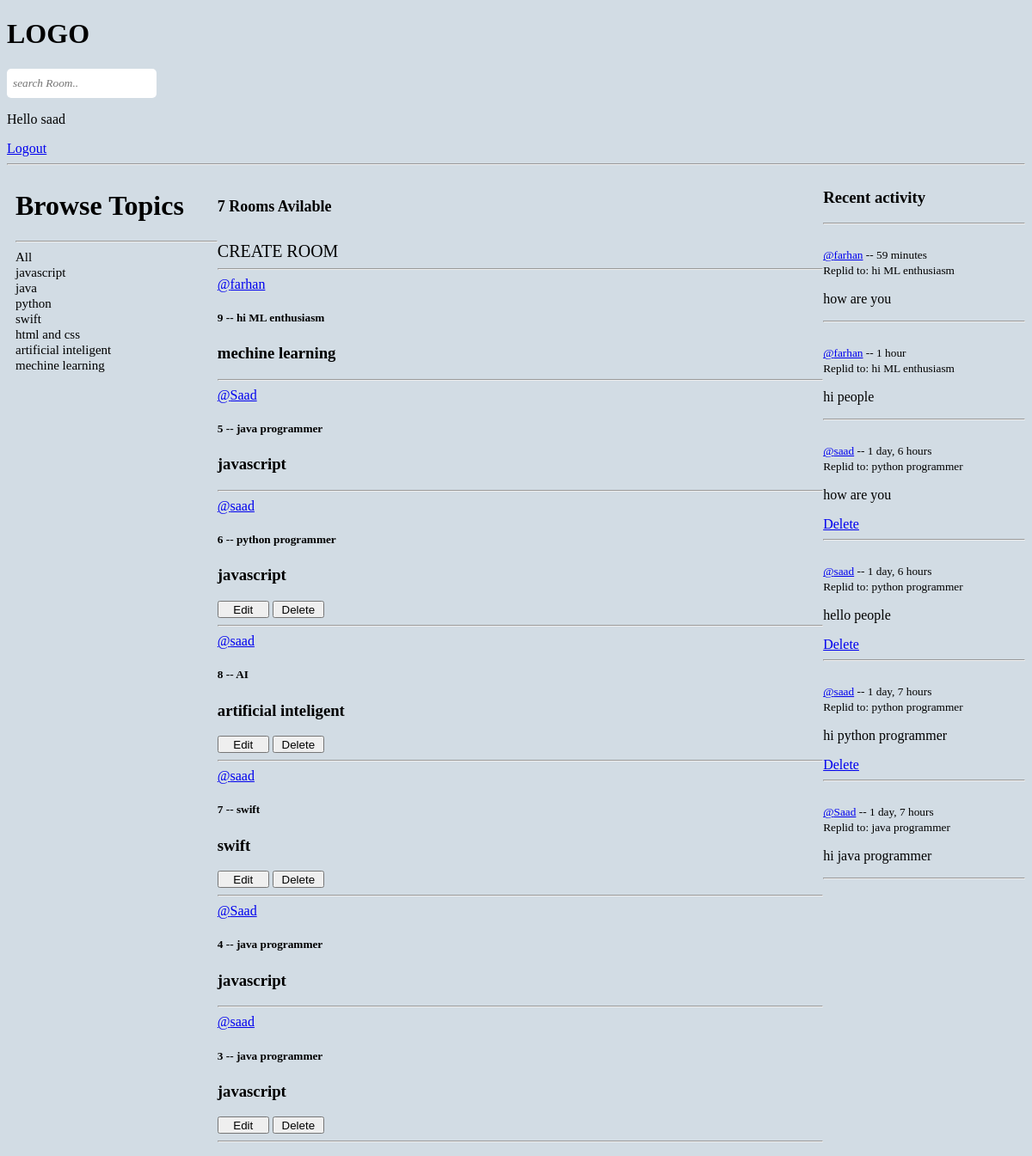
The app's page / (signed in) with its own data.
### user/models.py (models this page shows)
class Topic (models.Model):
    name=models.CharField(max_length=200)
    def __str__(self):
        return self.name

class Room (models.Model):
    host =models.ForeignKey(User, on_delete=models.SET_NULL, null=True)
    topic =models.ForeignKey(Topic, on_delete=models.SET_NULL, null=True)
    name =models.CharField(max_length=200)
    description=models.TextField(null=True, blank=True)
    participants =models.ManyToManyField(
        User, related_name='participants', blank=True)
    updated=models.DateTimeField(auto_now=True)
    created=models.DateTimeField(auto_now_add=True)
    class Meta:
        ordering=['-updated','-created'] #
    def __str__(self) :
        return self.name

class Message (models.Model):
    user =models.ForeignKey(User, on_delete=models.CASCADE)
    room =models.ForeignKey(Room, on_delete=models.CASCADE)
    body =models.TextField(default='Default message')
    updated=models.DateTimeField(auto_now=True)
    created =models.DateTimeField(auto_now_add=True)
    class Meta:
        ordering=['-updated','-created']
    def __str__(self):
        return self.body[0:50]

### user/views.py (the view)
# urls.py: 2. Add a URL to urlpatterns:  path('', views.home, name='home')
def home(request):
    q=request.GET.get('q') if request.GET.get('q') != None else '' # always home page have data
    rooms =Room.objects.filter(
    Q(topic__name__icontains=q) | Q(name__icontains=q) | Q(description__icontains=q))# data filter kora holo and icontains through if you write half word django give you data
    topics= Topic.objects.all()
    room_count =rooms.count()
    room_messages =Message.objects.filter(Q(room__topic__name__icontains=q)) # filter room message by room topic
    context={'rooms':rooms , 'topics':topics, "room_count":room_count, 'room_messages':room_messages}
    return render(request, 'base/home.html', context)

### templates/base/home.html (shortened to what this page needs)
 {% extends "base/main.html" %}
 {% block content %}
<div class="home-container">
    <div>
       {% include 'base/topic_component.html' %}
    </div>
    <div >
        <h5 class="room-count-style">{{room_count}} Rooms Avilable</h5>
        <a class="create-room-style" href="{% url 'room-form' %}"> CREATE ROOM</a>
        <hr>
        {% include 'base/feed_component.html'%}
    </div>
    <div>
         {% include "base/activity_component.html" %}
    </div>
</div>
 {% endblock content %}

### templates/base/navbar.html (shortened to what this page needs)
<a class="logo-style" href="/"><h1>LOGO</h5></a>
<form method ="GET" action="{% url 'home' %}">
    <input class="search-button" type="text" name="q" placeholder="search Room.. "/>
</form>
<p>Hello {{request.user}}</p>
{% if request.user.is_authenticated %}
<a href="{% url 'logout' %}">Logout</a>
{% else %}
<a href="{% url 'login' %}">Login</a>
{% endif %}
<hr>

### templates/base/topic_component.html
<h1> Browse Topics</h1>
<hr>
<div>
    <a class="topic-style" href="{% url 'home' %}">All</a>
</div>
 {% for topic in topics %}
    <div>
        <a class="topic-style" href ="{% url 'home' %}?q={{topic.name}}">{{topic.name}}</a>
    </div>
 {% endfor %}

### templates/base/feed_component.html (shortened to what this page needs)
{%for room in rooms%}
<div>
    <a href="{% url 'user-profile' room.host.id %}">@{{room.host.username}}</a>
    <h5>
    {{room.id}} --<a class="room-name-style" href="{% url 'room' room.id %}"> {{room.name}} </a>
    </h5>
    <h3 >{{room.topic}}</h3>
    {% if request.user == room.host %}
    <a class="update-room" href="{% url 'update-room' room.id %}"><button class="update-room-button">Edit</button></a>
    <a class="update-room" href="{% url 'delete-room' room.id%}"><button class="update-room-button">Delete</button></a>
    {% endif %}
    <hr>
</div>
{% endfor %}

### templates/base/activity_component.html (shortened to what this page needs)
<h3>Recent activity </h3>
        <hr>
        <div>
            {% for message in room_messages %}
            <br>
            <small><a href="{% url 'user-profile' message.user.id %}">@{{message.user}}</a> -- {{message.created|timesince}}</small>
            <br>
            <small>Replid to: {{message.room}}</small>
            <p>{{message}}</p>
            {% if request.user == message.user%}
                <a href="{% url 'delete-message' message.id%}">Delete</a>
            {%endif%}
            <hr>
            {% endfor%}
        </div>

### templates/base/navbar.html (style rules this page uses)
.search-button { border: 0 solid rgb(255, 255, 255); height: 20px; padding:7px; border-radius: 5px; border-color: none; font-family: Verdana; font-style: italic; color: rgb(22, 22, 21); }
.logo-style { text-decoration: none; color: black; }

### templates/base/home.html (style rules this page uses)
body { background-color: rgb(210, 220, 228); }
.home-container { display: grid; grid-template-columns: 1fr 3fr 1fr; margin-left:10px; }
.topic-style { text-decoration: none; font-size: 15px; color: black; font-family: Verdana; }
.create-room-style { text-decoration: none; color: black; font-size: 20px; }
.room-count-style { font-size: large; }
.update-room { text-decoration: none; color: black; }
.update-room-button { height: 20px; width: 60px; font-weight: 100px; }
.room-name-style { text-decoration: none; color: black; }

### records on screen
Topic: name "javascript"
Topic: name "java"
Topic: name "python"
Topic: name "swift"
Topic: name "html and css"
Topic: name "artificial inteligent"
Topic: name "mechine learning"
Room: host.username "farhan", id "9", name "hi ML enthusiasm", topic "mechine learning"
Room: host.username "Saad", id "5", name "java programmer", topic "javascript"
Room: host.username "saad", id "6", name "python programmer", topic "javascript", shows "Edit"
Room: host.username "saad", id "8", name "AI", topic "artificial inteligent", shows "Edit"
Room: host.username "saad", id "7", name "swift", topic "swift", shows "Edit"
Room: host.username "Saad", id "4", name "java programmer", topic "javascript"
Room: host.username "saad", id "3", name "java programmer", topic "javascript", shows "Edit"
Message: user "farhan", created "59 minutes", room "hi ML enthusiasm", body "how are you"
Message: user "farhan", created "1 hour", room "hi ML enthusiasm", body "hi people"
Message: user "saad", created "1 day, 6 hours", room "python programmer", body "how are you", shows "Delete"
Message: user "saad", created "1 day, 6 hours", room "python programmer", body "hello people", shows "Delete"
Message: user "saad", created "1 day, 7 hours", room "python programmer", body "hi python programmer", shows "Delete"
Message: user "Saad", created "1 day, 7 hours", room "java programmer", body "hi java programmer"

### other values on screen
{{ request.user }} "saad"
{{ room_count }} "7"
